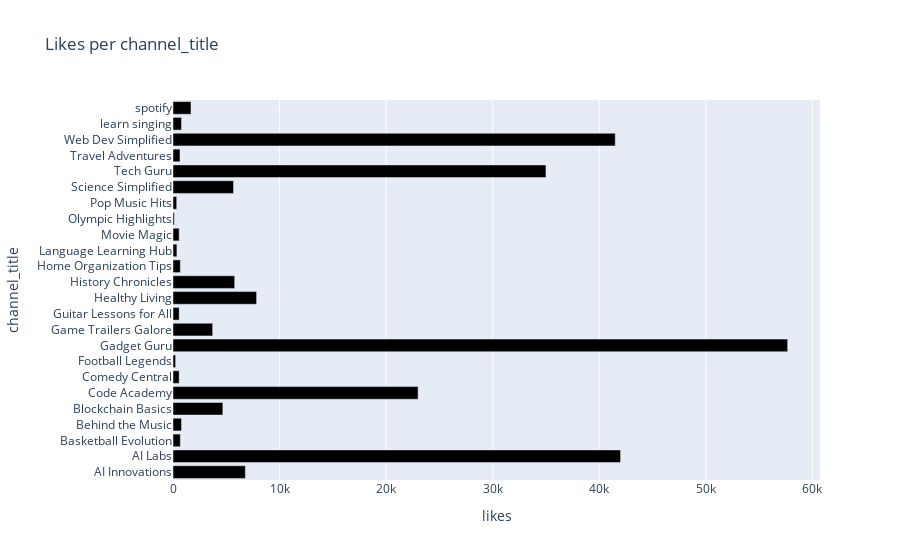

The notebook cell saved with this chart:
### Code cell
import plotly.express as px
fig=px.bar(x='likes',y='channel_title',data_frame=ds,title='Likes per channel_title')
fig.update_traces(marker_color='black')
fig.show()

### Figure 1 — Plotly figure (JSON) as saved in the notebook; plotly's stock layout.template omitted (floating-point values rounded to 4 significant figures)
{"data": [{"alignmentgroup": "True", "hovertemplate": "likes=%{x}<br>channel_title=%{y}<extra></extra>", "legendgroup": "", "marker": {"color": "black", "pattern": {"shape": ""}}, "name": "", "offsetgroup": "", "orientation": "h", "showlegend": false, "textposition": "auto", "type": "bar", "x": [6789, 42000, 689, 799, 4678, 23000, 578, 245, 57678, 3723, 578, 7844, 5789, 689, 367, 578, 124, 346, 5678, 35000, 656, 41500, 799, 1688], "xaxis": "x", "y": ["AI Innovations", "AI Labs", "Basketball Evolution", "Behind the Music", "Blockchain Basics", "Code Academy", "Comedy Central", "Football Legends", "Gadget Guru", "Game Trailers Galore", "Guitar Lessons for All", "Healthy Living", "History Chronicles", "Home Organization Tips", "Language Learning Hub", "Movie Magic", "Olympic Highlights", "Pop Music Hits", "Science Simplified", "Tech Guru", "Travel Adventures", "Web Dev Simplified", "learn singing", "spotify"], "yaxis": "y"}], "layout": {"autosize": true, "barmode": "relative", "legend": {"tracegroupgap": 0}, "title": {"text": "Likes per channel_title"}, "xaxis": {"anchor": "y", "autorange": true, "domain": [0, 1], "range": [0, 60710.0], "title": {"text": "likes"}, "type": "linear"}, "yaxis": {"anchor": "x", "autorange": true, "domain": [0, 1], "range": [-0.5, 23.5], "title": {"text": "channel_title"}, "type": "category"}}}
